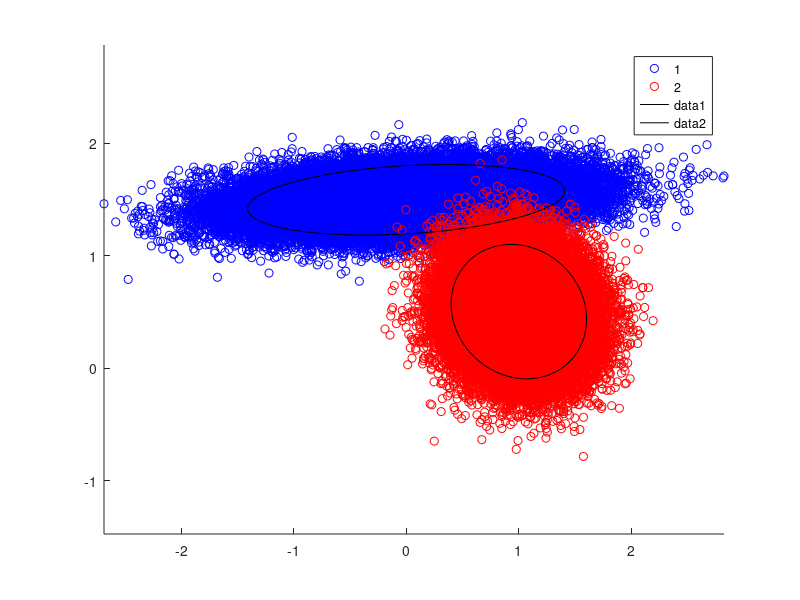

Source code (MATLAB):
%# generate data
clear
close all
clc

num = 50000;
X = [ mvnrnd([0 1.5], [0.5 0.03 ; 0.03 0.025], num) ; ...
      mvnrnd([1 0.5], [0.09 -0.01 ; -0.01 0.09], num)   ];
G = [1*ones(num,1) ; 2*ones(num,1)];
Gt = G + round(rand(num*2,1));
gscatter(X(:,1), X(:,2), G,'br','oo')
axis equal, hold on

for k=1:2
    %# indices of points in this group
    idx = ( G == k );

    %# substract mean
    Mu = mean( X(idx,:) );
    X0 = bsxfun(@minus, X(idx,:), Mu);

    %# eigen decomposition [sorted by eigen values]
    [V D] = eig( X0'*X0 ./ (sum(idx)-1) );     %#' cov(X0)
    [D order] = sort(diag(D), 'descend');
    D = diag(D);
    V = V(:, order);

    t = linspace(0,2*pi,100);
    e = [cos(t) ; sin(t)];        %# unit circle
    VV = 2*V*sqrt(D);               %# scale eigenvectors
    e = bsxfun(@plus, VV*e, Mu'); %#' project circle back to orig space

    %# plot cov and major/minor axes
    i = rand;
    plot(e(1,:), e(2,:), 'Color','k');
    %#quiver(Mu(1),Mu(2), VV(1,1),VV(2,1), 'Color','k')
    %#quiver(Mu(1),Mu(2), VV(1,2),VV(2,2), 'Color','k')
end
Y = G; Y(Y==2) = -1;
save('Data.mat','X','Y')
